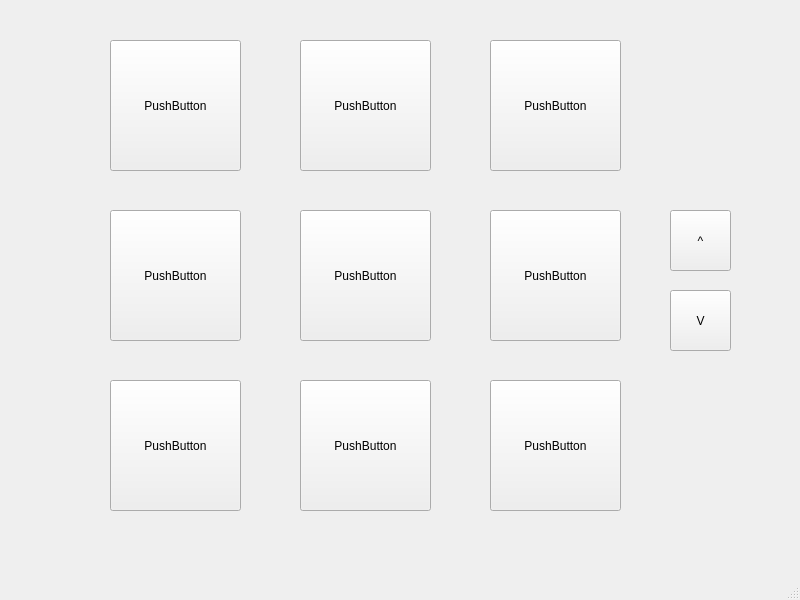
<?xml version="1.0" encoding="UTF-8"?>
<ui version="4.0">
 <class>Scroll_infinito</class>
 <widget class="QMainWindow" name="Scroll_infinito">
  <property name="geometry">
   <rect>
    <x>0</x>
    <y>0</y>
    <width>800</width>
    <height>600</height>
   </rect>
  </property>
  <property name="windowTitle">
   <string>MainWindow</string>
  </property>
  <widget class="QWidget" name="centralwidget">
   <widget class="QPushButton" name="pushButton">
    <property name="geometry">
     <rect>
      <x>670</x>
      <y>290</y>
      <width>61</width>
      <height>61</height>
     </rect>
    </property>
    <property name="text">
     <string>V</string>
    </property>
   </widget>
   <widget class="QPushButton" name="pushButton_2">
    <property name="geometry">
     <rect>
      <x>110</x>
      <y>40</y>
      <width>131</width>
      <height>131</height>
     </rect>
    </property>
    <property name="text">
     <string>PushButton</string>
    </property>
   </widget>
   <widget class="QPushButton" name="pushButton_3">
    <property name="geometry">
     <rect>
      <x>300</x>
      <y>40</y>
      <width>131</width>
      <height>131</height>
     </rect>
    </property>
    <property name="text">
     <string>PushButton</string>
    </property>
   </widget>
   <widget class="QPushButton" name="pushButton_4">
    <property name="geometry">
     <rect>
      <x>490</x>
      <y>40</y>
      <width>131</width>
      <height>131</height>
     </rect>
    </property>
    <property name="text">
     <string>PushButton</string>
    </property>
   </widget>
   <widget class="QPushButton" name="pushButton_5">
    <property name="geometry">
     <rect>
      <x>110</x>
      <y>210</y>
      <width>131</width>
      <height>131</height>
     </rect>
    </property>
    <property name="text">
     <string>PushButton</string>
    </property>
   </widget>
   <widget class="QPushButton" name="pushButton_6">
    <property name="geometry">
     <rect>
      <x>300</x>
      <y>210</y>
      <width>131</width>
      <height>131</height>
     </rect>
    </property>
    <property name="text">
     <string>PushButton</string>
    </property>
   </widget>
   <widget class="QPushButton" name="pushButton_7">
    <property name="geometry">
     <rect>
      <x>490</x>
      <y>210</y>
      <width>131</width>
      <height>131</height>
     </rect>
    </property>
    <property name="text">
     <string>PushButton</string>
    </property>
   </widget>
   <widget class="QPushButton" name="pushButton_8">
    <property name="geometry">
     <rect>
      <x>110</x>
      <y>380</y>
      <width>131</width>
      <height>131</height>
     </rect>
    </property>
    <property name="text">
     <string>PushButton</string>
    </property>
   </widget>
   <widget class="QPushButton" name="pushButton_9">
    <property name="geometry">
     <rect>
      <x>300</x>
      <y>380</y>
      <width>131</width>
      <height>131</height>
     </rect>
    </property>
    <property name="text">
     <string>PushButton</string>
    </property>
   </widget>
   <widget class="QPushButton" name="pushButton_10">
    <property name="geometry">
     <rect>
      <x>490</x>
      <y>380</y>
      <width>131</width>
      <height>131</height>
     </rect>
    </property>
    <property name="text">
     <string>PushButton</string>
    </property>
   </widget>
   <widget class="QPushButton" name="pushButton_11">
    <property name="geometry">
     <rect>
      <x>670</x>
      <y>210</y>
      <width>61</width>
      <height>61</height>
     </rect>
    </property>
    <property name="text">
     <string>^</string>
    </property>
   </widget>
  </widget>
  <widget class="QMenuBar" name="menubar">
   <property name="geometry">
    <rect>
     <x>0</x>
     <y>0</y>
     <width>800</width>
     <height>22</height>
    </rect>
   </property>
  </widget>
  <widget class="QStatusBar" name="statusbar"/>
 </widget>
 <resources/>
 <connections/>
</ui>
